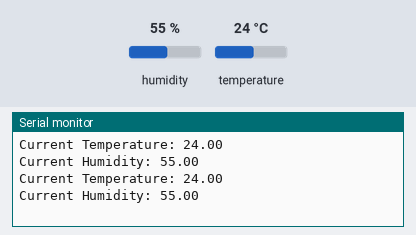
A sketch run on a simulated Arduino Uno, built with avr-gcc and run on an emulated ATmega328P. On the bench: the last lines printed to the serial monitor. Wiring (inferred from the names in the program): DHT11 sensor: data pin 5. The inputs (shaded band) are chosen by the test bench; at power-on: humidity 55 %, temperature 24 °C.

Above: at 5.8 s.
5.9 s: humidity set to 22 %
At 8.5 s:
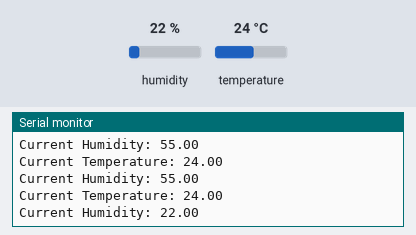
9.6 s: temperature set to 12 °C
At 11.4 s:
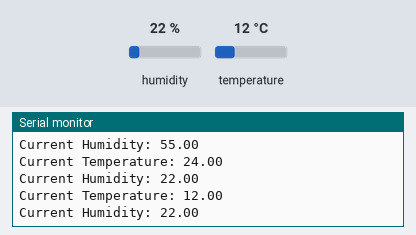
13.3 s: humidity set to 40 %
At 15.9 s:
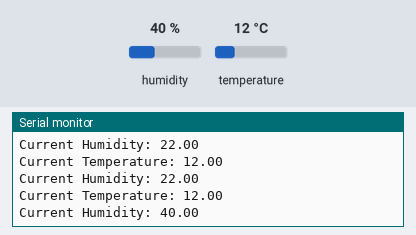
Timing chart, 0 to 17.4 s (numbered marks = the images above; inputs shaded):
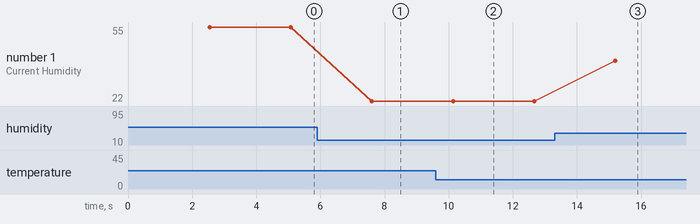

Measured:
- after the input at 5.9 s, the serial monitor: prints a new line after 1.7 s (image 1)
- after the input at 9.6 s, the serial monitor: prints a new line after 0.51 s (image 2)
- after the input at 13.3 s, the serial monitor: prints a new line after 1.9 s (image 3)
- plotted number 1: 55 → 22 after the input at 5.9 s, 22 → 40 after the input at 13.3 s

The sketch:

Sensor.ino
```cpp
#include "Arduino.h"
#include "Sensor.h"

  //global variables
  const int DATA_PIN = 5; //see http://wiki.seeedstudio.com/Grove-TemperatureAndHumidity_Sensor/ for info ( maybe it's 6)

//class creation
TH_Sensor th_sensor(DATA_PIN); //creates the object to talk to the sensor

void setup()
{
    Serial.begin(9600); // sets communication speed
    th_sensor.Startup();  //starts the sensor-related class
}

void loop() {
  float temp_humid_vals[2] = {0};
  if(th_sensor.get_temp_humid(temp_humid_vals))
  {
    Serial.print("\nCurrent Temperature: ");
    Serial.println(temp_humid_vals[0]);
    Serial.print("Current Humidity: ");
    Serial.println(temp_humid_vals[1]);
  }
  else
  {
    Serial.println("\n\n Couldn't get any data");
  }
}
```

Sensor.cpp
```cpp
#include "Arduino.h"
#include "Sensor.h"

TH_Sensor::TH_Sensor(uint8_t pin)
{
    DATA_PIN = pin;
    _count = CPU_SPEED();
}

void TH_Sensor::Startup(void)
{
    //recommended: set PIN 16; 17 to LOW when using I/O on the X-Bee-Carrier
    pinMode(16, INPUT);
    pinMode(17, INPUT);
    digitalWrite(16, LOW);
    digitalWrite(17, LOW);
    //setup our pin
    pinMode(DATA_PIN, INPUT);
    digitalWrite(DATA_PIN, HIGH);
}

/*
 * TODO (Nils): Go recheck if that makes any sense, since we sometimes
 * get false values. Then ge should maybe just try again and select the answer
 * we get most out of the once we have recieved.
 */
bool TH_Sensor::get_temp_humid(float* temp_humdity_vals)
{
    //try to get the data from the sensor
    for(uint8_t i=0; !readingProcess(); i++)
    {
        if(i>7)
        {
            return false;
        }
        delay(2000);
    }
    //temperature is in data[2] and humidity in data[0]
    //copy temperature and humidity values
    temp_humdity_vals[0]= _data[2];   //stores temperature in data[0]
    temp_humdity_vals[1]= _data[0];   //stores humidty in data[1]
    return true;
}

/*TODO(Nils):
 * We might want to set counter to a higher number and then change its type to INT, since this
 * could potenially improve the success-rate of our reading process (should kind of depent on the CPU).
 */
boolean TH_Sensor::readingProcess(void)
{
    boolean laststate = HIGH;  // We use this to detect the bitstates
    uint8_t counter = 0;       //counts time while readin the bits
    uint8_t i = 0;             //indcies
    uint8_t j = 0;             //indcies


    digitalWrite(DATA_PIN, HIGH);
    delay(250);

    //get the current time to check wether we can read the sensor
    long int unsigned current_reading = millis();
    // SystemTime will wrap every ~50 days
    if(current_reading < _last_reading)
    {
        _last_reading = 0;
    }
    //test for delay inbetween measurements
    if((current_reading - _last_reading + 250) < MIN_DELAY)
    {
        return false;
    }
    //new last reading_time
    _last_reading = millis();

    //start reading process
    _data[0] = _data[1] = _data[2] = _data[3] = _data[4] = 0; //delete data

    //startup sequence: http://wiki.seeedstudio.com/Grove-TemperatureAndHumidity_Sensor/ (IMG)

    pinMode(DATA_PIN, OUTPUT);
    digitalWrite(DATA_PIN, LOW);
    delay(20);
    cli(); //blocks all system interrupts ?
    digitalWrite(DATA_PIN, HIGH);
    delayMicroseconds(40);

    //start reading
    pinMode(DATA_PIN, INPUT);
    //loop for as many bits as we get from the Sensor
    for (i = 0; i < MAXTIMINGS; i++)
    {
        counter = 0;
        while (digitalRead(DATA_PIN) == laststate)
        {
            counter++;
            delayMicroseconds(1);
            if (counter == 255)  //vary this ?
            {
                break;
            }
        }
        laststate = digitalRead(DATA_PIN);
        if (counter == 255) {
            break;
        }
        // ignore first 3 transitions
        if ((i >= 4) && (i % 2 == 0))
        {
            // shove each bit into the storage bytes
            _data[j / 8] <<= 1;
            if (counter > _count)
            {
                _data[j / 8] |= 1;
            }
            j++;
        }

    }
    sei(); // unblock system interrupts ?
    //checksum
    if ((j >= 40) && (_data[4] == ((_data[0] + _data[1] + _data[2] + _data[3]) & 0xFF))) {
        return true;
    }
    // since we didn't recieve all the nessesary bits
    return false;
}

uint8_t TH_Sensor::CPU_SPEED(void)
{
  if ((F_CPU >= 7400000UL) && (F_CPU <= 9500000UL))
  // 8 MHz(ish) AVR ---------------------------------------------------------
  {
     return 3;
  }
  else if ((F_CPU >= 15400000UL) && (F_CPU <= 19000000L))
  // 16 MHz(ish) AVR --------------------------------------------------------
  {
      return 6;
  }
  else if (F_CPU == 48000000UL)
  // 48MHz SAMD21J18A (Sodaq Explorer)
  {
      return 18;
  }
  else if (F_CPU == 168000000L)
  // 168MHz STM32F405 STM32F407
  {
    return 40;
  }
  else if (F_CPU == 80000000L)
  {
    return 22;
  }
  else if (F_CPU == 160000000L)
  {
    return 36;
  }
  else
  //ERROR "CPU SPEED NOT SUPPORTED"
  {
    return 25;
  }
}
```

Sensor.h
```cpp
class TH_Sensor {
  //data-members
  const uint8_t MAXTIMINGS = 85;       // how many timing transitions we need to keep track of. 2 * number bits + extra
	uint8_t DATA_PIN;					           // see http://wiki.seeedstudio.com/Grove-TemperatureAndHumidity_Sensor/ for info
  uint8_t _count;                      // Processor dependent
  uint8_t _data[6];                    // Stores data we get from our sensor

	const uint16_t MIN_DELAY = 2000;		 // minimum delay between reading-cycles in milliseconds
	unsigned long int _last_reading = 0; // last time a value has been read from the sensor


  //functions
	boolean readingProcess(void);		     // reading out data from the sensor
	uint8_t CPU_SPEED(void);			       // determines the counter based on the used CPU

public:
	TH_Sensor(uint8_t pin);              // cunstructor, pass the DATA-PIN
  void Startup(void);                    // call on SETUP-FUNCTION
	boolean get_temp_humid(float* data); // get the current temperature and humidity data[0]=TEMPERATURE data[1]=HUMIDITY
};
```
